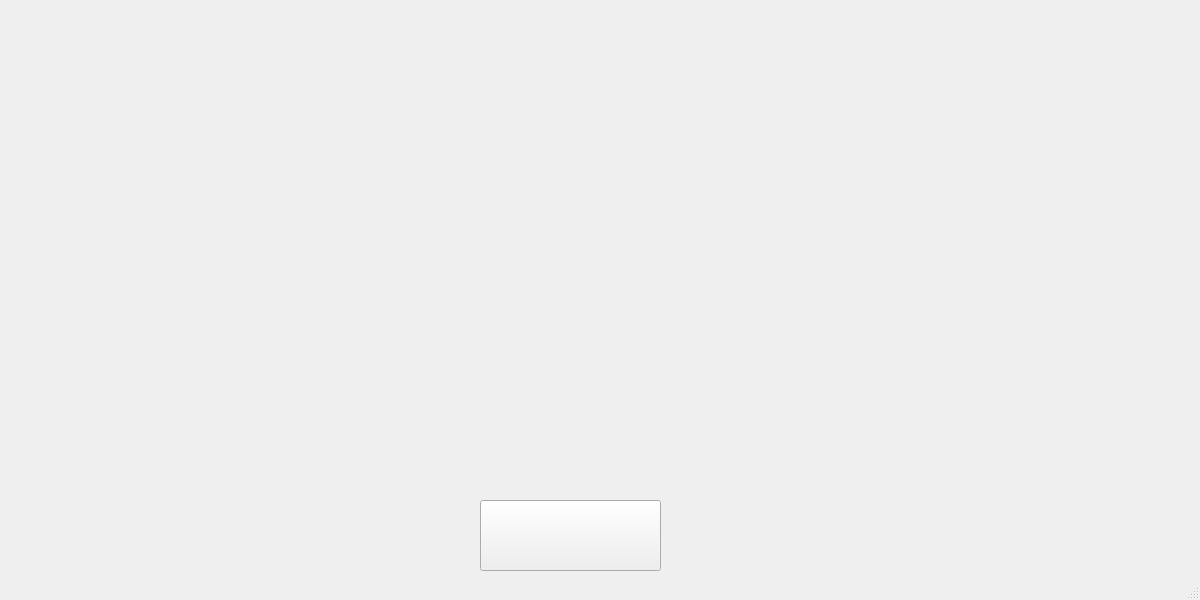
<?xml version="1.0" encoding="UTF-8"?>
<ui version="4.0">
 <class>MainWindow</class>
 <widget class="QMainWindow" name="MainWindow">
  <property name="geometry">
   <rect>
    <x>0</x>
    <y>0</y>
    <width>1200</width>
    <height>600</height>
   </rect>
  </property>
  <property name="windowTitle">
   <string>MainWindow</string>
  </property>
  <property name="styleSheet">
   <string notr="true">QMainWindow{
 border-image: url(:/pic1/Homepage.png);
}
</string>
  </property>
  <widget class="QWidget" name="centralwidget">
   <widget class="QPushButton" name="pushButton">
    <property name="geometry">
     <rect>
      <x>480</x>
      <y>500</y>
      <width>181</width>
      <height>71</height>
     </rect>
    </property>
    <property name="styleSheet">
     <string notr="true">QPushButton{
 border-image: url(:/pic1/St_button.png);
}
</string>
    </property>
    <property name="text">
     <string/>
    </property>
   </widget>
  </widget>
  <widget class="QMenuBar" name="menubar">
   <property name="geometry">
    <rect>
     <x>0</x>
     <y>0</y>
     <width>1200</width>
     <height>21</height>
    </rect>
   </property>
  </widget>
  <widget class="QStatusBar" name="statusbar"/>
 </widget>
 <resources>
  <include location="../pic.qrc"/>
 </resources>
 <connections/>
</ui>
